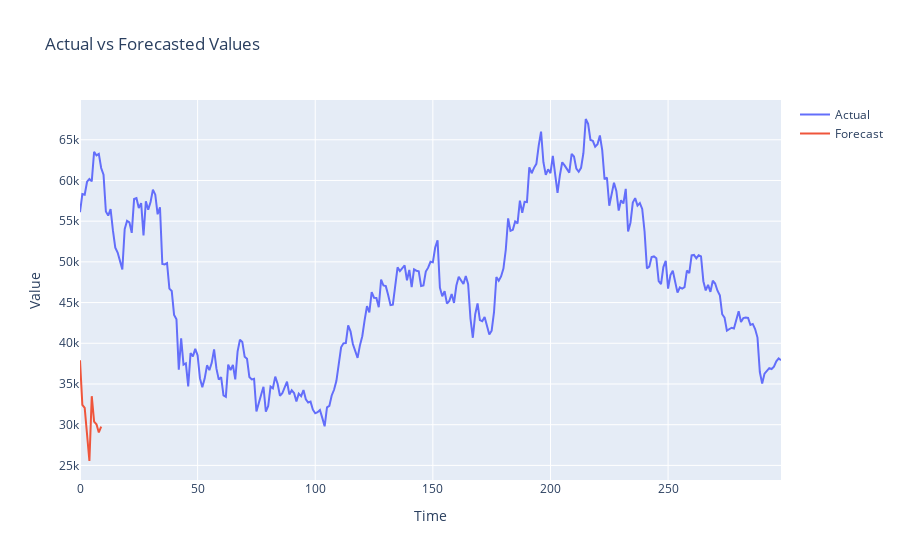

The notebook cell this image was saved under:
### Markdown cell above
# final 2

### Code cell
import numpy as np
import pandas as pd
from keras.models import Sequential
from keras.layers import LSTM, Dense
from sklearn.preprocessing import MinMaxScaler
import plotly.graph_objs as go

# Assume 'data' is your multivariate time-series dataset
data = pd.read_csv('data folder/BTC-USD DAILY.csv', index_col='Date', usecols=['Date', 'High', 'Low', 'Close', 'Adj Close', 'Volume', 'Open'])
data = data[['High', 'Low', 'Close', 'Adj Close', 'Volume', 'Open']]

# Separate input (X) and output (y)
X = data.iloc[:, :-1].values  # Input data (all features except the last column)
y = data.iloc[:, -1].values   # Output data (last column - target variable)

# Scale the input (X) and output (y) separately
scaler_X = MinMaxScaler()
scaler_y = MinMaxScaler()
X_scaled = scaler_X.fit_transform(X)
y_scaled = scaler_y.fit_transform(y.reshape(-1, 1)).flatten()

# Reshape the input data to fit the LSTM input shape (samples, time steps, features)
X_scaled = X_scaled.reshape(X_scaled.shape[0], 1, X_scaled.shape[1])

# Split the data into training and testing sets
train_size = int(len(X_scaled) * 0.8)  # Use 80% of the data for training
X_train, X_test = X_scaled[:train_size], X_scaled[train_size:]
y_train, y_test = y_scaled[:train_size], y_scaled[train_size:]

# Build LSTM model
model = Sequential()
model.add(LSTM(128, input_shape=(X_scaled.shape[1], X_scaled.shape[2])))
model.add(Dense(1))  # Output layer with a single unit for regression
model.compile(optimizer='adam', loss='mean_squared_error')

# Train the model
model.fit(X_train, y_train, epochs=50, batch_size=32, verbose=2)

# Number of future time steps to forecast
num_forecast_steps = 10

# Take the last sequence from the test data to start forecasting
last_sequence = X_test[-1]

# Create an empty list to store forecasted values
forecast = []

# Forecast future values
for _ in range(num_forecast_steps):
    # Predict next value
    next_value = model.predict(np.array([last_sequence]))[0, 0]
    forecast.append(next_value)
    # Update the last sequence with the new forecasted value
    last_sequence = np.append(last_sequence[:, 1:], [[next_value]], axis=1)

# Inverse transform the forecasted values of output (y) to the original scale
forecast = scaler_y.inverse_transform(np.array(forecast).reshape(-1, 1)).flatten()

# Generate future timestamps for forecasting
last_timestamp = data.index[-1]
future_timestamps = pd.date_range(start=last_timestamp, periods=num_forecast_steps + 1, freq='D')[1:]

# Create a DataFrame with forecasted values and timestamps
forecast_df = pd.DataFrame({'Timestamp': future_timestamps, 'Forecast': forecast})

# Inverse transform test data of output (y) back to original scale for plotting
y_test_inverse = scaler_y.inverse_transform(y_test.reshape(-1, 1)).flatten()

# Plotting actual vs forecasted values
trace_actual = go.Scatter(x=np.arange(len(y_test_inverse)), y=y_test_inverse, mode='lines', name='Actual')
trace_forecast = go.Scatter(x=np.arange(len(forecast_df)), y=forecast_df['Forecast'], mode='lines', name='Forecast')

layout = go.Layout(title='Actual vs Forecasted Values', xaxis=dict(title='Time'), yaxis=dict(title='Value'))
fig = go.Figure(data=[trace_actual, trace_forecast], layout=layout)
fig.show()

### Figure 1 — Plotly figure (JSON) as saved in the notebook; plotly's stock layout.template omitted (floating-point values rounded to 4 significant figures; data arrays with more than 128 entries replaced by an {"elided": "..."} marker saying what was removed)
{"data": [{"mode": "lines", "name": "Actual", "type": "scatter", "x": {"elided": "299 int values"}, "y": {"elided": "299 float values"}}, {"mode": "lines", "name": "Forecast", "type": "scatter", "x": [0, 1, 2, 3, 4, 5, 6, 7, 8, 9], "y": [37900.0, 32440.0, 32060.0, 28200.0, 25540.0, 33500.0, 30380.0, 30050.0, 29050.0, 29760.0]}], "layout": {"title": {"text": "Actual vs Forecasted Values"}, "xaxis": {"title": {"text": "Time"}}, "yaxis": {"title": {"text": "Value"}}}}
